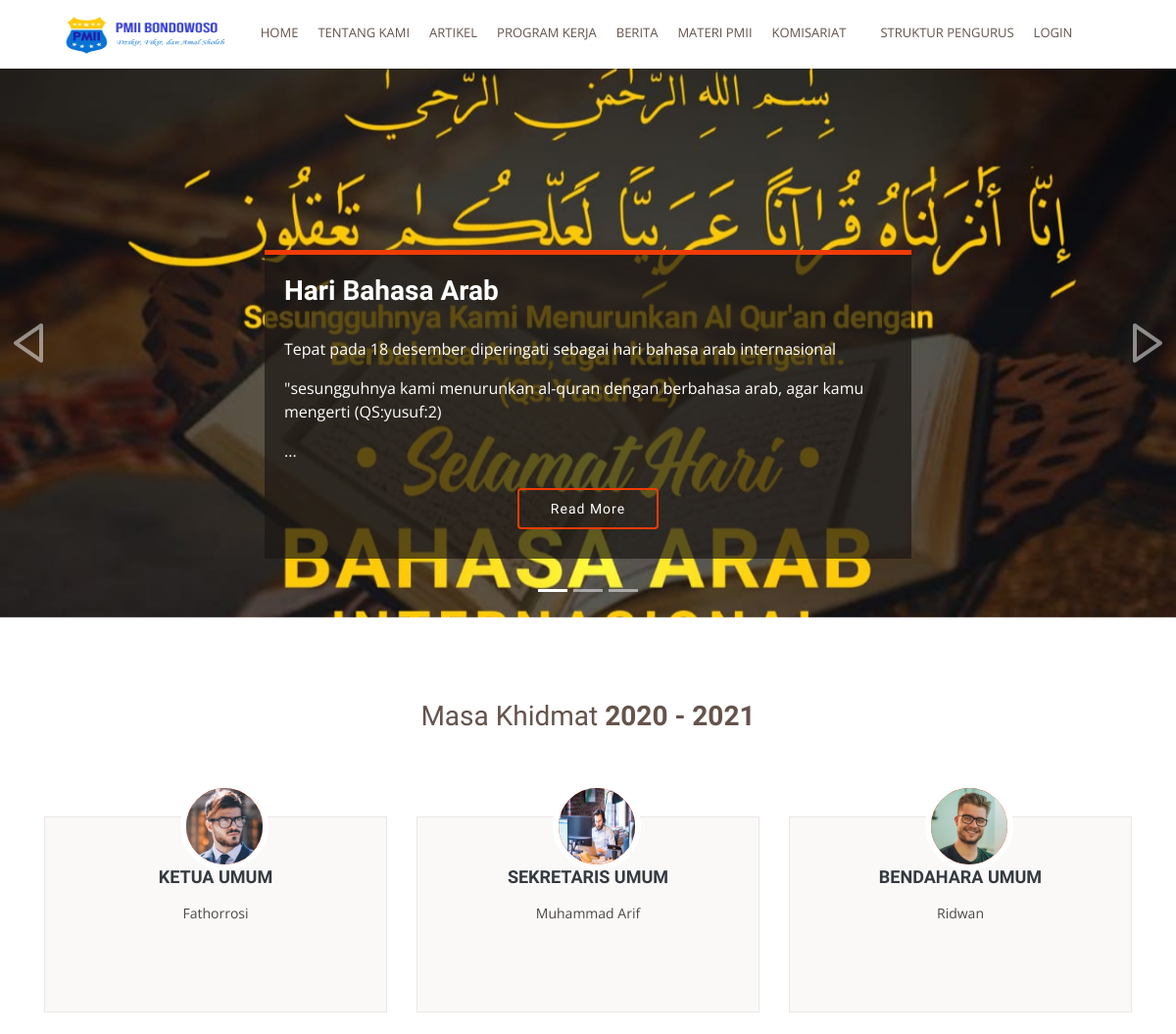
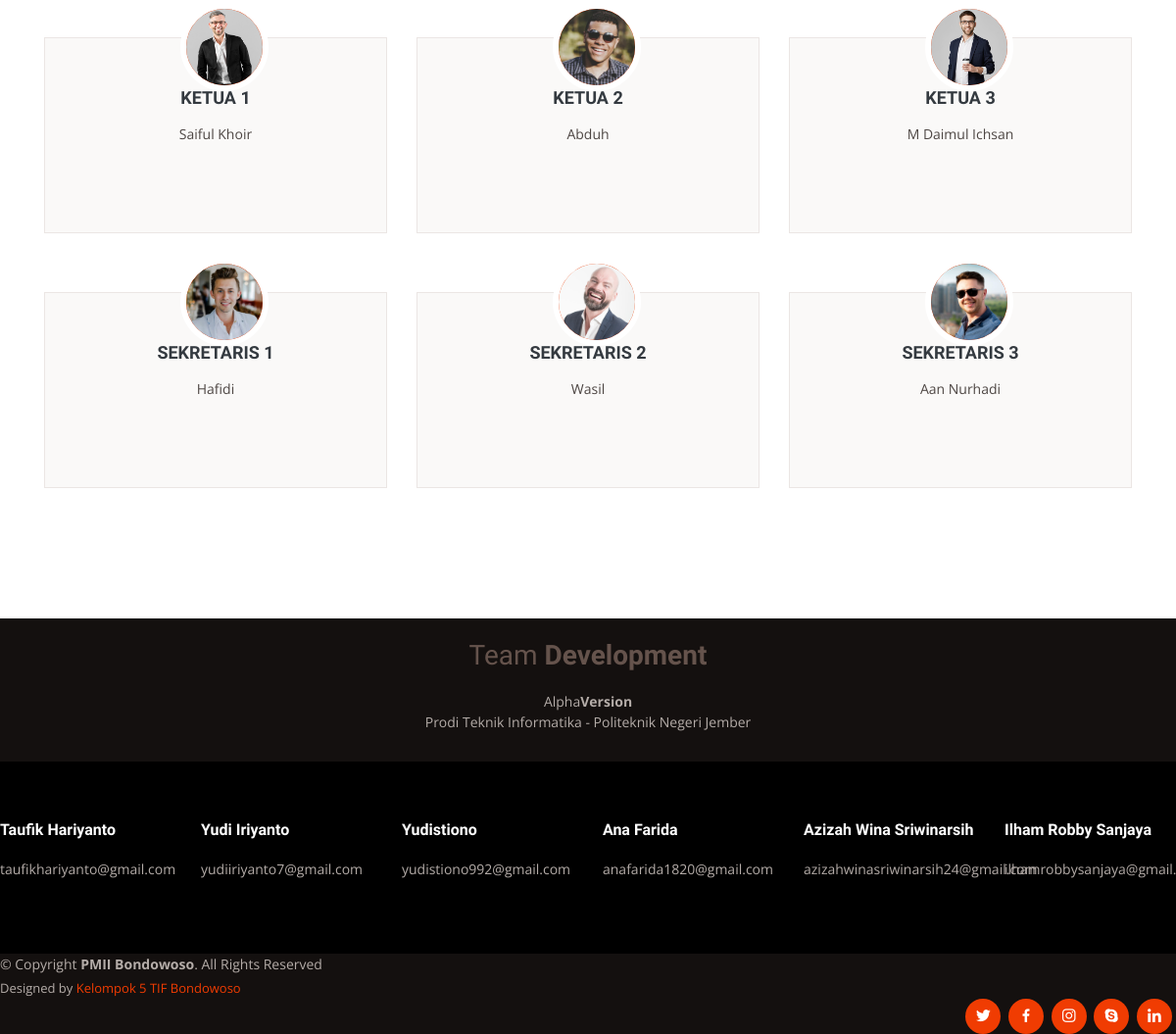
The page / on the database its author committed (2 pictures, top to bottom).
### tables this page shows
CREATE TABLE `tb_konten` (
  `id_konten` int(11) NOT NULL,
  `judul` varchar(256) NOT NULL,
  `slug` varchar(256) NOT NULL,
  `isi_konten` text NOT NULL,
  `jeniskonten_id` int(1) NOT NULL,
  `foto_artikel` varchar(128) NOT NULL,
  `tgl_buat` datetime NOT NULL,
  `status` enum('0','1','2','3') NOT NULL,
  `user_id` int(2) NOT NULL,
  `kader_id` int(4) NOT NULL,
  `pesan_ditolak` varchar(300) NOT NULL
);

CREATE TABLE `tb_strukturkom` (
  `id` int(4) NOT NULL,
  `parent_struktur_id` int(4) NOT NULL,
  `tipe` varchar(50) NOT NULL,
  `kader_id` int(11) NOT NULL,
  `komisariat_id` int(4) NOT NULL
);

CREATE TABLE `tb_kader` (
  `id` int(7) NOT NULL,
  `kode_kartu` varchar(25) NOT NULL,
  `nama` varchar(50) NOT NULL,
  `alamat` varchar(100) NOT NULL,
  `no_hp` varchar(17) NOT NULL,
  `tmp_lahir` varchar(20) NOT NULL,
  `tgl_lahir` date NOT NULL,
  `tahun_mapaba` varchar(4) NOT NULL,
  `tahun_pkd` varchar(4) NOT NULL,
  `tahun_pkl` varchar(4) NOT NULL,
  `foto` varchar(30) NOT NULL,
  `komisariat_id` int(4) NOT NULL
);

### application/controllers/Beranda.php (called while the page is built, shortened)
<?php
class Beranda extends CI_Controller
{
    function __construct()
    {
        $this->load->helper('download');
        $this->load->library('pagination', 'encrypt');
        $this->load->model('m_artikel');
        $this->load->model('m_materi');
        $this->load->model('m_proker');
        $this->load->model('m_berita');
        $this->load->model('m_struktur');
    }
    public function index()
    {
        $data['berita'] = $this->m_berita->get_berita_beranda()->row_array();
        $data['struktur'] = $this->m_struktur->getStrukturCabang()->result();
        $data['title'] = 'Profile PMII Bondowoso';
        $this->load->view('template/frontend/header', $data);
        $this->load->view('template/frontend/navbar');
        $this->load->view('profile_pmii/index', $data);
        $this->load->view('template/frontend/footer');
    }
}

### index.php (called while the page is built, shortened)
<?php
require_once BASEPATH.'core/CodeIgniter.php';

### application/models/M_berita.php (called while the page is built, shortened)
<?php
class M_berita extends CI_Model
{
    function get_berita_beranda()
    {
        return $this->db->query("SELECT  `tb_konten`.`id_konten`, `tb_konten`.`judul`, `tb_konten`.`isi_konten`, `tb_konten`.`foto_artikel` FROM `tb_konten`
        JOIN `jeniskonten` ON  `tb_konten`.`jeniskonten_id` = `jeniskonten`.`id`
        JOIN `tb_user` ON  `tb_konten`.`user_id` = `tb_user`.`id`
        JOIN `subjeniskonten` ON `jeniskonten`.`id` = `subjeniskonten`.`jeniskonten_id`
        WHERE`tb_konten`.`status` = '2' AND `subjeniskonten`.`nama` = 'berita'
        ORDER BY RAND()");
    }
}

### application/models/M_struktur.php (called while the page is built, shortened)
<?php
class M_struktur extends CI_Model
{
    function getStrukturCabang()
    {
        return $this->db->query("SELECT  `tb_strukturkom`.`id` AS id_struk,`tb_strukturkom`.`tipe`,`tb_strukturkom`.`kader_id`, `tb_kader`.`id` AS id_kader, `tb_kader`.`nama`, `tb_kader`.`foto` FROM `tb_strukturkom`
        JOIN `tb_kader` ON `tb_strukturkom`.`kader_id` = `tb_kader`.`id`
        JOIN `tb_komisariat` ON `tb_strukturkom`.`komisariat_id` = `tb_komisariat`.`id`
        WHERE `tb_strukturkom`.`komisariat_id` = 1 ");
    }
}

### application/views/profile_pmii/index.php (the view, shortened to what this page needs)
<section id="hero">
    <div id="heroCarousel" class="carousel slide carousel-fade" data-ride="carousel">
        <div class="carousel-inner" role="listbox">
            <div class="carousel-item active" style="background-image: url(upload/berita/<?php echo $berita['foto_artikel'] ?>);">
                <div class="carousel-container">
                    <div class="carousel-content animate__animated animate__fadeInUp">
                        <h2><?php echo $berita['judul']; ?></h2>
                        <p> <?php echo substr($berita['isi_konten'], 0, 200) . "..."; ?></p>
                        <div class="text-center"><a href="<?php echo base_url('Detail_konten/berita/' . $berita['id_konten']) ?>" class="btn-get-started">Read More</a></div>
                    </div>
                </div>
            </div>
        </div>
        <a class="carousel-control-prev" href="#heroCarousel" role="button" data-slide="prev">
            <span class="carousel-control-prev-icon bx bx-left-arrow" aria-hidden="true"></span>
        </a>
        <a class="carousel-control-next" href="#heroCarousel" role="button" data-slide="next">
            <span class="carousel-control-next-icon bx bx-right-arrow" aria-hidden="true"></span>
        </a>
        <ol class="carousel-indicators" id="hero-carousel-indicators"></ol>
    </div>
</section>
<main id="main">
    <br>
    <section id="services" class="services">
        <div class="container">
            <div class="section-title" data-aos="fade-up">
                <h2>Masa Khidmat <strong>2020 - 2021</strong></h2>
            </div>
            <div class="row">
                <?php foreach ($struktur as $struk) { ?>
                    <div class="col-lg-4 col-md-6">
                        <div class="icon-box" data-aos="fade-up">
                            <div><i><img src="<?php echo base_url('upload/kader/') . $struk->foto; ?>" class="icon" alt=""></i></div>
                            <h4 class="title"><a href=""><?php echo $struk->tipe; ?></a></h4>
                            <p class="description"><?php echo $struk->nama; ?></p>
                        </div>
                    </div>
                <?php } ?>
            </div>
        </div>
    </section>
    <br><br>
</main>

### application/views/template/frontend/header.php (shortened to what this page needs)
<!DOCTYPE html>
<html lang="en">
<head>
  <link href="<?php echo base_url() ?>assets/frontend/vendor/bootstrap/css/bootstrap.css" rel="stylesheet">
  <link href="<?php echo base_url() ?>assets/frontend/vendor/bootstrap/css/bootstrap.min.css" rel="stylesheet">
  <link href="<?php echo base_url() ?>assets/frontend/vendor/icofont/icofont.min.css" rel="stylesheet">
  <link href="<?php echo base_url() ?>assets/frontend/vendor/boxicons/css/boxicons.min.css" rel="stylesheet">
  <link href="<?php echo base_url() ?>assets/frontend/vendor/animate.css/animate.min.css" rel="stylesheet">
  <link href="<?php echo base_url() ?>assets/frontend/vendor/venobox/venobox.css" rel="stylesheet">
  <link href="<?php echo base_url() ?>assets/frontend/vendor/owl.carousel/assets/owl.carousel.min.css" rel="stylesheet">
  <link href="<?php echo base_url() ?>assets/frontend/vendor/aos/aos.css" rel="stylesheet">
  <link href="<?php echo base_url() ?>assets/frontend/css/style.css" rel="stylesheet">
</head>

### application/views/template/frontend/navbar.php (shortened to what this page needs)
<body>
  <header id="header">
    <div class="container d-flex">
      <div class="">
        <a href="<?= base_url('beranda') ?>"><img src="<?php echo base_url() ?>assets/frontend/img/log_pmii.png" alt="" class="img" height="52" width="200"></a>
      </div>
      <nav class="nav-menu d-none d-lg-block">
        <ul>
          <li class=""><a href="<?= base_url('beranda') ?>">Home</a></li>
          <li class=""><a href="<?= base_url('beranda/about') ?>">Tentang Kami</a></li>
          <li><a href="<?= base_url('beranda/artikel') ?>">Artikel</a></li>
          <li><a href="<?= base_url('beranda/proker') ?>">Program Kerja</a></li>
          <li><a href="<?= base_url('beranda/berita') ?>">Berita</a></li>
          <li><a href="<?= base_url('beranda/materi_pmii') ?>">Materi PMII</a></li>
          <li class="drop-down"><a href="">Komisariat</a>
          </li>
          <li><a href="<?= base_url('beranda/struktur') ?>">Struktur Pengurus</a></li>
          <li>
          <li><a href="<?= base_url('login') ?>">Login</a></li>
    </div>
  </header>

### application/views/template/frontend/footer.php (shortened to what this page needs)
<footer id="footer">
  <br>
  <div class="section-title">
    <center>
      <h2>Team <strong>Development</strong></h2>
      <p>Alpha<strong>Version</strong></p>
      <p>Prodi Teknik Informatika - Politeknik Negeri Jember</p>
    </center>
  </div>
  <div class="footer-top">
    <div class="row">
      <div class="col-lg-2 col-md-6 footer-links">
        <h4>Taufik Hariyanto</h4>
        <p>taufikhariyanto@gmail.com</p>
      </div>
      <div class="col-lg-2 col-md-6 footer-links">
        <h4>Yudi Iriyanto</h4>
        <p>yudiiriyanto7@gmail.com</p>
      </div>
      <div class="col-lg-2 col-md-6 footer-links">
        <h4>Yudistiono</h4>
        <p>yudistiono992@gmail.com</p>
      </div>
      <div class="col-lg-2 col-md-6 footer-links">
        <h4>Ana Farida</h4>
        <p>anafarida1820@gmail.com</p>
      </div>
      <div class="col-lg-2 col-md-6 footer-links">
        <h4>Azizah Wina Sriwinarsih</h4>
        <p>azizahwinasriwinarsih24@gmail.com</p>
      </div>
      <div class="col-lg-2 col-md-6 footer-links">
        <h4>Ilham Robby Sanjaya</h4>
        <p>ilhamrobbysanjaya@gmail.com</p>
      </div>
    </div>
  </div>
  <div class="mr-md-auto text-center text-md-left">
    <div class="copyright">
      &copy; Copyright <strong><span>PMII Bondowoso</span></strong>. All Rights Reserved
    </div>
    <div class="credits">
      Designed by <a href="https://bootstrapmade.com/">Kelompok 5 TIF Bondowoso</a>
    </div>
  </div>
  <div class="social-links text-center text-md-right pt-3 pt-md-0">
    <a href="#" class="twitter"><i class="bx bxl-twitter"></i></a>
    <a href="#" class="facebook"><i class="bx bxl-facebook"></i></a>
    <a href="#" class="instagram"><i class="bx bxl-instagram"></i></a>
    <a href="#" class="google-plus"><i class="bx bxl-skype"></i></a>
    <a href="#" class="linkedin"><i class="bx bxl-linkedin"></i></a>
  </div>
</footer>
</body>
</html>

### rows shown on the page
tb_konten: foto_artikel (picture), judul "Hari Bahasa Arab", isi_konten "Tepat pada 18 desember diperingati sebagai hari bahasa arab internasional \"sesungguhnya kami menurunkan al-quran dengan berbahasa arab, agar kamu mengerti (QS:yusuf:2)"
tb_strukturkom: kader.foto (picture), tipe "KETUA UMUM", kader.nama "Fathorrosi"
tb_strukturkom: kader.foto (picture), tipe "SEKRETARIS UMUM", kader.nama "Muhammad Arif"
tb_strukturkom: kader.foto (picture), tipe "BENDAHARA UMUM", kader.nama "Ridwan"
tb_strukturkom: kader.foto (picture), tipe "KETUA 1", kader.nama "Saiful Khoir"
tb_strukturkom: kader.foto (picture), tipe "KETUA 2", kader.nama "Abduh"
tb_strukturkom: kader.foto (picture), tipe "KETUA 3", kader.nama "M Daimul Ichsan"
tb_strukturkom: kader.foto (picture), tipe "SEKRETARIS 1", kader.nama "Hafidi"
tb_strukturkom: kader.foto (picture), tipe "SEKRETARIS 2", kader.nama "Wasil"
tb_strukturkom: kader.foto (picture), tipe "SEKRETARIS 3", kader.nama "Aan Nurhadi"
